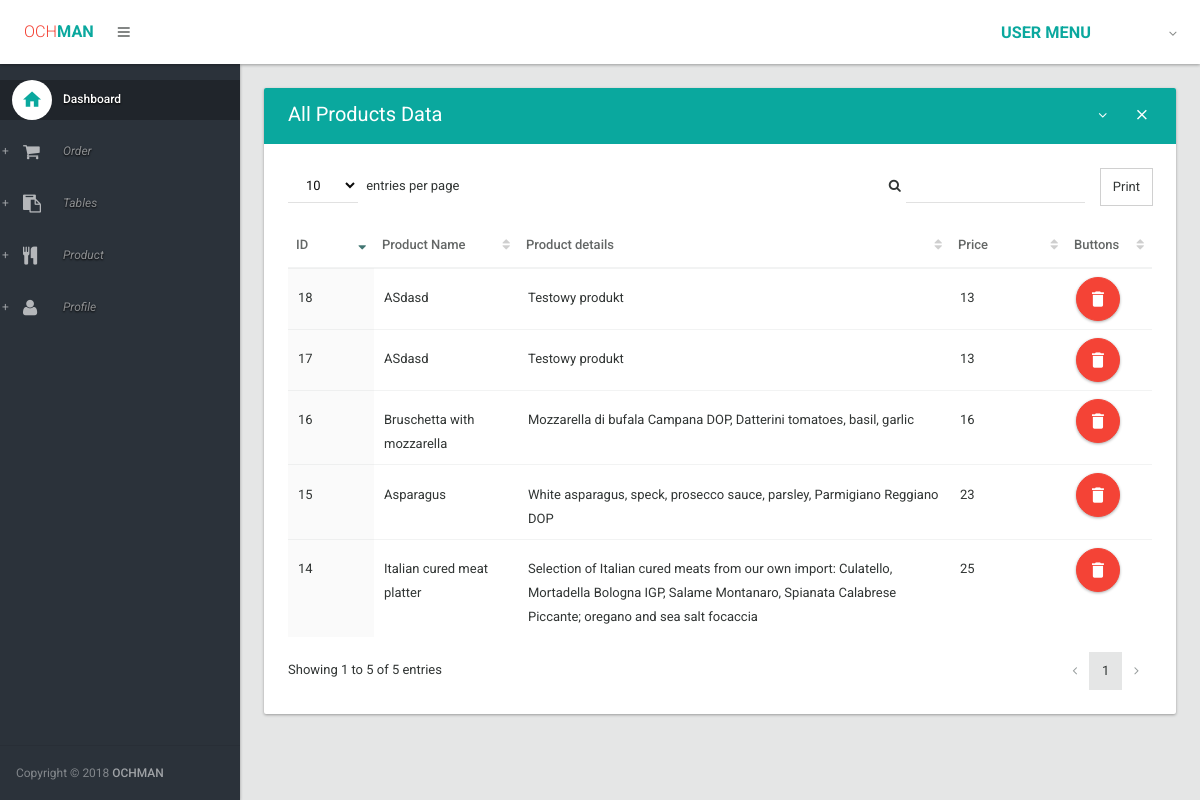
The app's page /products (signed in) with its own data.
### orders/models.py (models this page shows, shortened)
class Product(models.Model):
    product_name = models.CharField(max_length=200)
    product_details = models.TextField()
    price = models.IntegerField()
    active = models.IntegerField(default='1')

### orders/views.py (the view)
# urls.py: url(r'^products$', my_order.index_product, name='home_product'),
@login_required
def index_product(request):
    products = Product.objects.filter(active='1')
    return render(request, 'index_product.html', {'products': products})

### orders/templates/index_product.html (shortened to what this page needs)
{% extends 'layout.html' %}
{% block body %}
                <section>
                    <div class="section-body">
                        <div class="row">
                            <div class="col-lg-12">
                                <div class="card">
                                    <div class="card-head style-primary">
                                        <header>All Products Data</header>
                                        <div class="tools">
                                            <a class="btn btn-icon-toggle btn-collapse"><i class="fa fa-angle-down"></i></a>
                                            <a class="btn btn-icon-toggle btn-close"><i class="md md-close"></i></a>
                                        </div>
                                    </div>
                                    <div class="card-body">
                                        <div class="table-responsive">
                                            <table id="datatable2" class="table order-column hover">
                                                <thead>
                                                    <tr>
                                                        <th width="70px">ID</th>
                                                        <th>Product Name</th>
                                                        <th width="50%">Product details</th>
                                                        <th width="100px">Price</th>
                                                        <th width="70px">Buttons</th>
                                                    </tr>
                                                </thead>
                                                <tbody>
                                                    {% for product in products %}
                                                        <tr class="gradeX">
                                                            <td>{{ product.id }}</td>
                                                            <td>{{ product.product_name }}</td>
                                                            <td>{{ product.product_details }}</td>
                                                            <td>{{ product.price }}</td>
                                                            <td>
                                                                <a href="{% url 'delete_product' product.id %}" class="btn ink-reaction btn-floating-action btn-danger" onclick="return confirm('Are you sure you want to delete this?')"><i class="md md-delete"></i> </a>
                                                            </td>
                                                        </tr>
                                                    {% endfor %}
                                                </tbody>
                                            </table>
                                        </div>
                                    </div>
                                </div>
                            </div>
                        </div>
                    </div>
                </section>
{% endblock %}

### records on screen
Product: id "14", product_name "Italian cured meat platter", product_details "Selection of Italian cured meats from our own import: Culatello, Mortadella Bologna IGP, Salame Montanaro, Spianata Calabrese Piccante; oregano and sea salt focaccia", price "25"
Product: id "15", product_name "Asparagus", product_details "White asparagus, speck, prosecco sauce, parsley, Parmigiano Reggiano DOP", price "23"
Product: id "16", product_name "Bruschetta with mozzarella", product_details "Mozzarella di bufala Campana DOP, Datterini tomatoes, basil, garlic", price "16"
Product: id "17", product_name "ASdasd", product_details "Testowy produkt", price "13"
Product: id "18", product_name "ASdasd", product_details "Testowy produkt", price "13"
